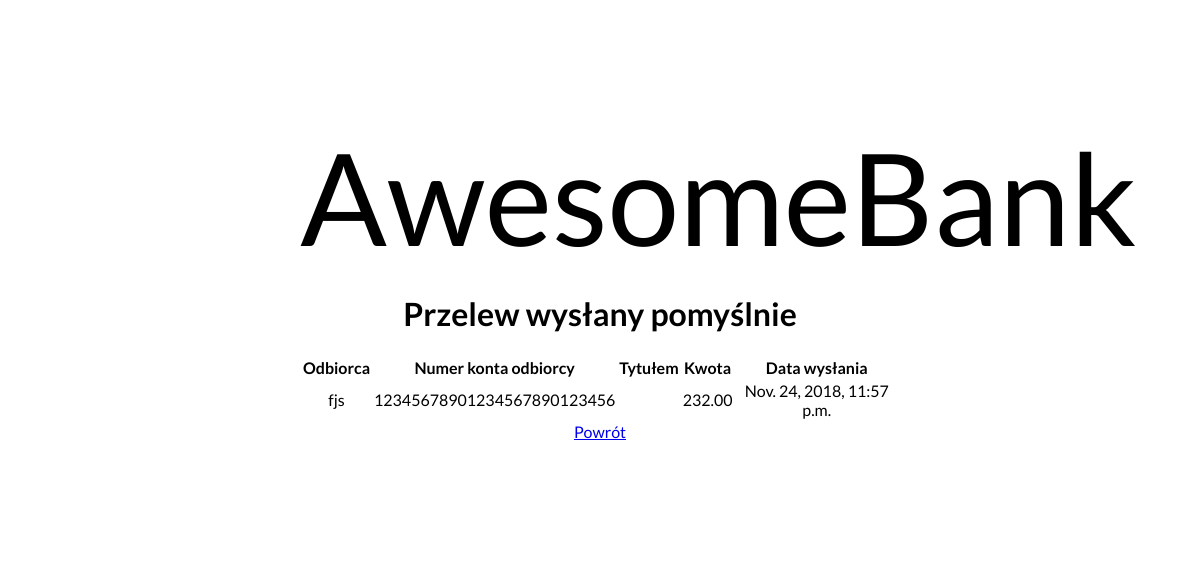
Page /transfer_sent/ (signed in) on the earlier database version.
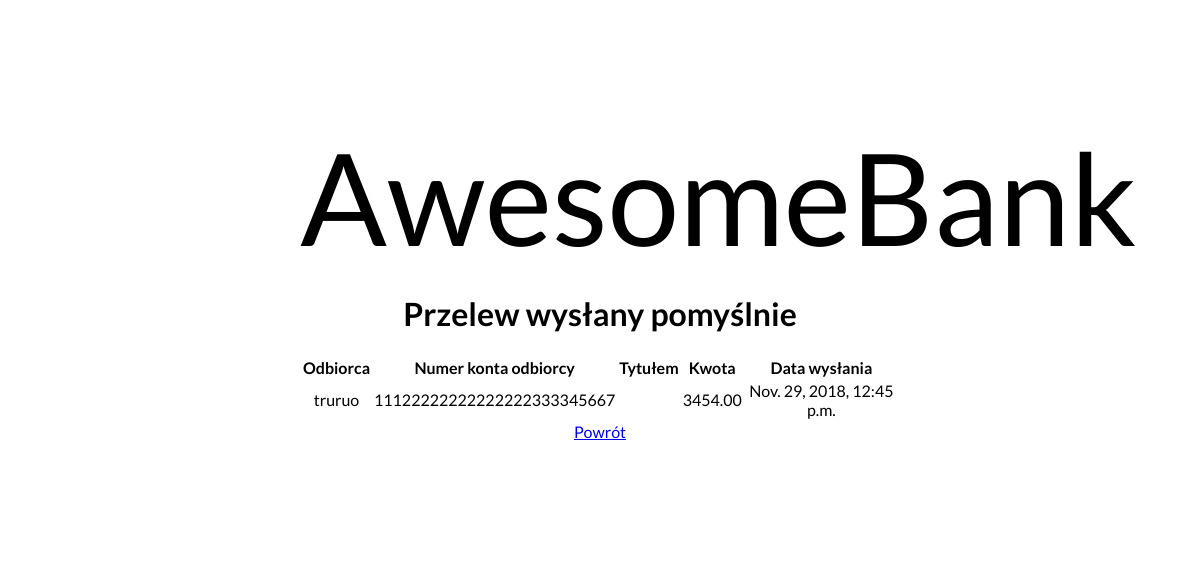
Same page on the later database version.
### AwesomeBank/models.py (models this page shows)
class Transfer(models.Model):
    sender = models.ForeignKey(User, null=False, editable=False, on_delete=models.PROTECT)
    recipient_name = models.CharField(null=False, blank=False, max_length=80)
    recipient_account = models.CharField(null=False, max_length=26)
    title = models.CharField(null=False, blank=False, max_length=120)
    amount = models.DecimalField(null=False, decimal_places=2, max_digits=10)
    date = models.DateTimeField(default=timezone.now)

### AwesomeBank/views.py (the view)
# urls.py: path('transfer_sent/', transfer_sent, name='transfer_sent'),
def transfer_sent(request):
    transfers = []
    for item in Transfer.objects.all():
        if item.sender_id == request.user.id:
            transfers.append(item)
    transfers = [transfers[-1]]
    context = {
        'transfers': transfers
    }
    return render(request, 'transfer_sent.html', context)

### templates/transfer_sent.html (shortened to what this page needs)
{% extends 'registration/../temp.html' %}
{% block main_content %}
    {% if user.is_authenticated %}
    <h1>Przelew wysłany pomyślnie</h1>
            <table>
                <tr>
                    <th>Odbiorca</th>
                    <th>Numer konta odbiorcy</th>
                    <th>Tytułem</th>
                    <th>Kwota</th>
                    <th>Data wysłania</th>
                 </tr>
            {% for t in transfers %}
                <tr>
                    <td>{{ t.recipient_name }}</td>
                    <td>{{ t.recipient_account }}</td>
                    <td>{{ t.title }}</td>
                    <td>{{ t.amount }}</td>
                    <td>{{ t.date }}</td>
                </tr>
            {% endfor %}
            </table>
        <a href="{% url 'transfer_sending' %}">Powrót</a>
    {% else %}
        <p>Nie jesteś zalogowany!</p>
        <a href="{% url 'login' %}">Zaloguj się</a>
        <a href="{% url 'signup' %}">Zarejestruj się</a>
    {% endif %}
{% endblock %}

Differences in the rows shown:
removed Transfer: recipient_name "fjs", recipient_account "12345678901234567890123456", amount "232.00", date "Nov. 24, 2018, 11:57 p.m."
added Transfer: recipient_name "truruo", recipient_account "11122222222222222333345667", amount "3454.00", date "Nov. 29, 2018, 12:45 p.m."
